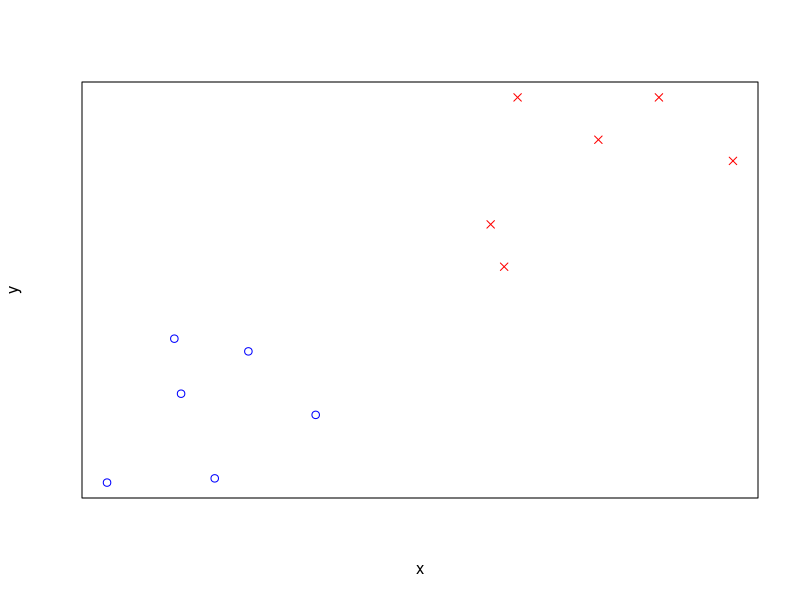
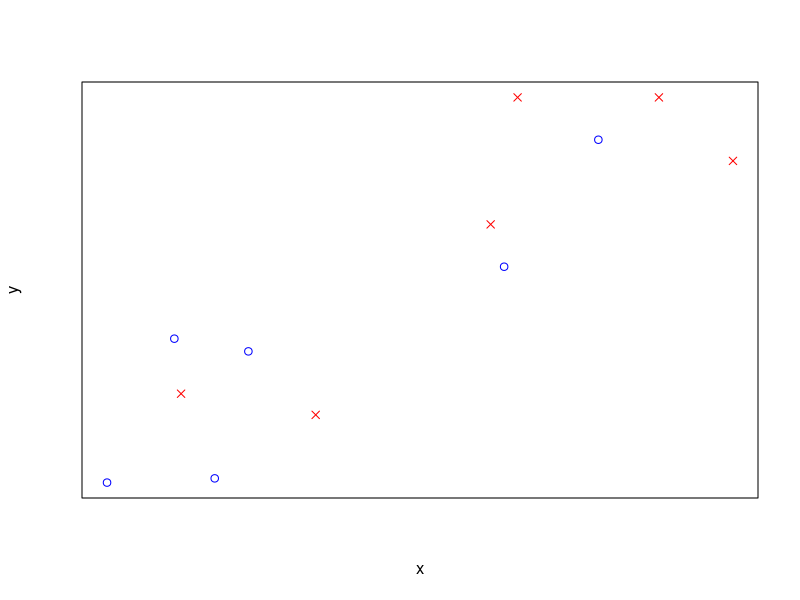

Generate these figures, in order, with R:
x1 = c(.09, .19, .2, .25, .3, .4)
y1 = c(.09, .43, .3, .1, .4, .25)
x2 = c(.68, .7, .82, .66, .91, 1.02)
y2 = c(.6, 1, .9, .7, 1, .85)

plot(x1, y1, xlim=range(c(x1,x2)), ylim=range(c(y1,y2)), col="blue", xlab="x", ylab="y", xaxt="n", yaxt="n")
points(x2, y2, pch=4, col="red")

set.seed(1)
rand_indices = sample(1:12)
x = c(x1,x2)
y = c(y1,y2)
xr1 = vector(length=6)
xr2 = vector(length=6) 
yr1 = vector(length=6) 
yr2 = vector(length=6) 
for (i in 1:6) {
	xr1[i] <- x[rand_indices[i]]
	yr1[i] <- y[rand_indices[i]]
}
for (i in 1:6) {
	xr2[i] <- x[rand_indices[i+6]]
	yr2[i] <- y[rand_indices[i+6]]
}

quartz()
plot(xr1, yr1, xlim=range(c(xr1,xr2)), ylim=range(c(yr1,yr2)), col="blue", xlab="x", ylab="y", xaxt="n", yaxt="n")
points(xr2, yr2, pch=4, col="red")
